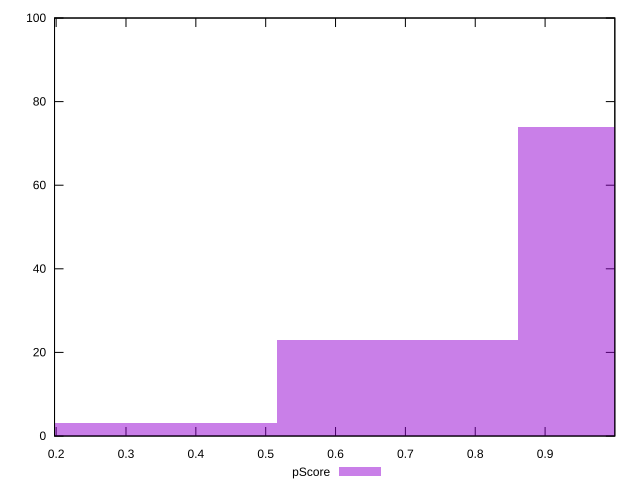

Reproduce this figure in gnuplot.
reset

$pScore <<EOF
1.032832594760773 74
0.6885550631738486 23
0.3442775315869243 3
EOF

set key outside below
set boxwidth 0.3442775315869243
set xrange [0.19769394337694973:0.999834518529118]
set yrange [0:100]
set trange [0:100]
set style fill transparent solid 0.5 noborder
set terminal svg size 640, 490 enhanced background rgb 'white'
set output "reports/report_00028_2021-02-24T12-49-42.674Z/first-cpu-idle/samples/music/pScore/histogram.svg"

plot $pScore title "pScore" with boxes

reset
